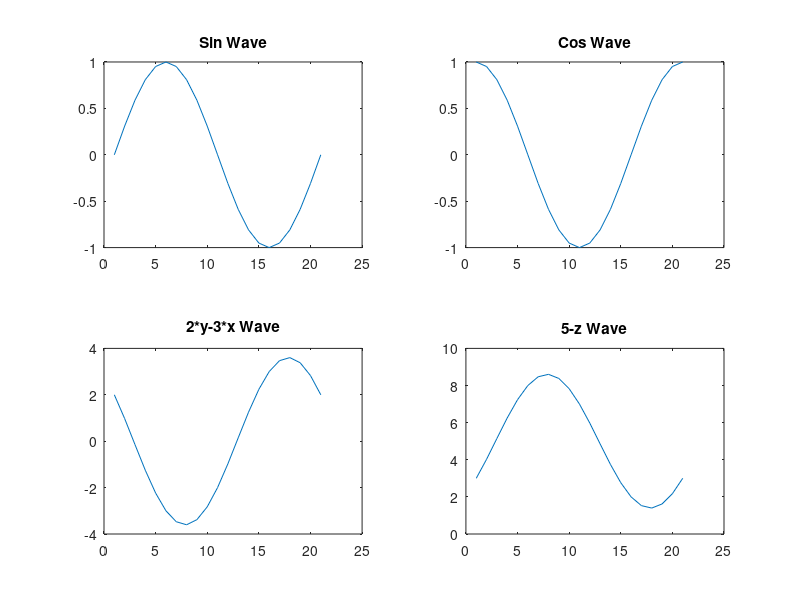

The MATLAB source for this figure:
clc
clear all;
close all;
t=0:pi/10:2*pi;
x=sin(t);
y=cos(t);
z=2*y-3*x;
v=5-z;
subplot(2,2,1);
plot(x)
title("Sin Wave")
subplot(2,2,2);
plot(y)
title("Cos Wave")
subplot(2,2,3);
plot(z)
title("2*y-3*x Wave")
subplot(2,2,4);
plot(v)
title("5-z Wave")
